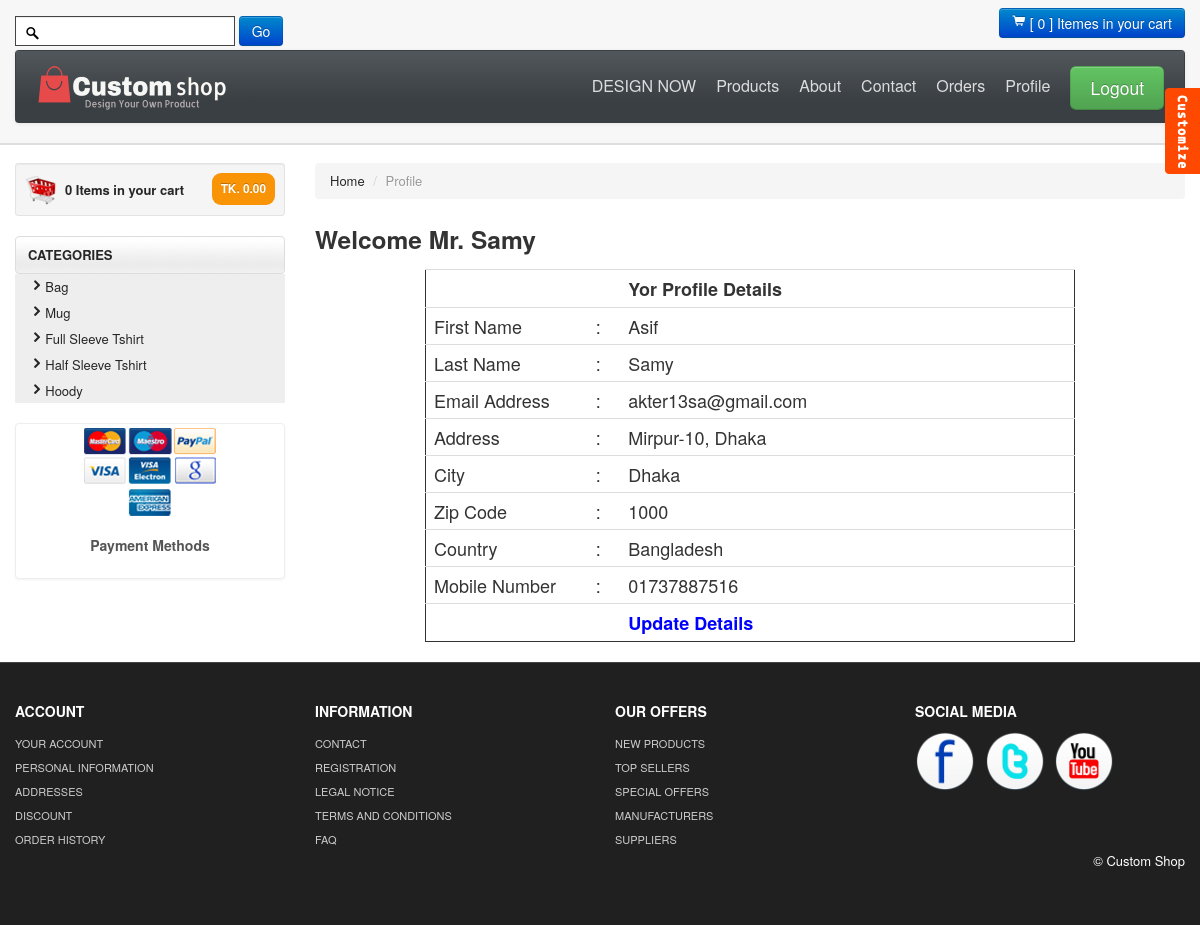
Screenshot of /custom_design/profile.php (signed in) with the database file from the repository.
### tables this page shows
CREATE TABLE `category` (
  `catId` int(11) NOT NULL,
  `catName` varchar(255) NOT NULL
);

CREATE TABLE `customer` (
  `id` int(11) NOT NULL,
  `fName` varchar(255) NOT NULL,
  `lName` varchar(255) NOT NULL,
  `email` varchar(255) NOT NULL,
  `pass` varchar(32) NOT NULL,
  `address` text NOT NULL,
  `city` varchar(60) NOT NULL,
  `zip` varchar(30) NOT NULL,
  `country` varchar(60) NOT NULL,
  `phone` varchar(30) NOT NULL,
  `code` varchar(100) NOT NULL,
  `status` tinyint(4) NOT NULL
);

### custom_design/classes/Cart.php (called while the page is built, shortened)
<?php
   $filepath = realpath(dirname(__FILE__));
   include_once ($filepath.'/../lib/Database.php');
?>
<?php
class Cart
{
   private $db;
   public function __construct()
   {
	   $this->db = new Database();
   }
   public function checkCartTable()
   {
      $sId = session_id();
      $query = "SELECT * FROM cart WHERE sId = '$sId'";
      $result = $this->db->select($query);
      return $result;
   }
}
?>

### custom_design/lib/Database.php (called while the page is built, shortened)
<?php
Class Database{
   public $host   = DB_HOST;
   public $user   = DB_USER;
   public $pass   = DB_PASS;
   public $dbname = DB_NAME;
   public $link;
   private function connectDB(){
     $this->link = new mysqli($this->host, $this->user, $this->pass,
     $this->dbname);
   }
   public function select($query){
     $result = $this->link->query($query) or die($this->link->error.__LINE__);
     if($result->num_rows > 0){
       return $result;
     } else {
       return false;
     }
   }
}
?>

### custom_design/classes/Category.php (called while the page is built, shortened)
<?php
   $filepath = realpath(dirname(__FILE__));
   include_once ($filepath.'/../lib/Database.php');
?>
<?php
   class Category
   {
   	   private $db;
   	   public function __construct()
   	   {
   		   $this->db = new Database();
   	   }
   	   public function getAllCat()
   	   {
   	   	   $query = "SELECT * FROM category ORDER BY catId DESC";
   	   	   $result = $this->db->select($query);
   	   	   return $result;
   	   }
   }
?>

### custom_design/classes/Customer.php (called while the page is built, shortened)
<?php
   $filepath = realpath(dirname(__FILE__));
   include_once ($filepath.'/../lib/Database.php');
?>
<?php
class Customer
{
   private $db;
   public function __construct()
   {
	   $this->db = new Database();
   }
   public function getCustomerData($id)
   {
      $query = "SELECT * FROM customer WHERE id = '$id'";
      $result = $this->db->select($query);
      return $result;
   }
}
?>

### custom_design/lib/Session.php (called while the page is built, shortened)
<?php
class Session{
  public static function get($key){
    if (isset($_SESSION[$key])) {
      return $_SESSION[$key];
    } else {
      return false;
    }
  }
}
?>

### custom_design/profile.php (the view, shortened to what this page needs)
<?php include 'inc/header.php';?>
<div id="mainBody">
  <div class="container">
	<div class="row">
	<?php include 'inc/sidebar.php';?>
	    <div class="span9">
	    <ul class="breadcrumb">
		    <li><a href="index.php">Home</a> <span class="divider">/</span></li>
		    <li class="active"> Profile</li>
        </ul>
    <?php
        $id = Session::get("cmrId");
        $getData = $cus->getCustomerData($id);
        if ($getData) {
        	while ($result = $getData->fetch_assoc()) {
    ?>
        <h3>  Welcome Mr. <?php echo $result['lName']; ?> </h3>
        <table class="table table-hover" style="font-size: 18px; width: 650px; margin: 0 auto; border: 1px solid;">
        	<tr>
        		<td></td>
        		<td></td>
        		<td><strong>Yor Profile Details</strong></td>
        	</tr>
        	<tr>
        		<td width="25%">First Name</td>
        		<td width="5%">:</td>
        		<td><?php echo $result['fName']; ?></td>
        	</tr>
        	<tr>
        		<td>Last Name</td>
        		<td>:</td>
        		<td><?php echo $result['lName']; ?></td>
        	</tr>
        	<tr>
        		<td>Email Address</td>
        		<td>:</td>
        		<td><?php echo $result['email']; ?></td>
        	</tr>
        	<tr>
        		<td>Address</td>
        		<td>:</td>
        		<td><?php echo $result['address']; ?></td>
        	</tr>
        	<tr>
        		<td>City</td>
        		<td>:</td>
        		<td><?php echo $result['city']; ?></td>
        	</tr>
        	<tr>
        		<td>Zip Code</td>
        		<td>:</td>
        		<td><?php echo $result['zip']; ?></td>
        	</tr>
        	<tr>
        		<td>Country</td>
        		<td>:</td>
        		<td><?php echo $result['country']; ?></td>
        	</tr>
        	<tr>
        		<td>Mobile Number</td>
        		<td>:</td>
        		<td><?php echo $result['phone']; ?></td>
        	</tr>
        	<tr>
        		<td></td>
        		<td></td>
        		<td><a href="editprofile.php"><strong style="color: blue;">Update Details</strong></a></td>
        	</tr>
        </table>
    <?php } } ?>
        </div>
     </div>
  </div>
</div>
<?php include 'inc/footer.php';?>

### custom_design/inc/sidebar.php
<div id="sidebar" class="span3">
		<div class="well well-small"><a id="myCart" href="cart.php"><img src="themes/images/ico-cart.png" alt="cart">
			<?php
			  $getData = $ct->checkCartTable();
			  if ($getData) {
              	$item = Session::get("item");
                echo $item;
              } else {
              	echo "0";
              }
			?> Items in your cart  <span class="badge badge-warning pull-right">
          <?php
              $getData = $ct->checkCartTable();
              if ($getData) {
              	$sum = Session::get("sum");
                echo "TK. ".$sum;
              } else {
              	echo "TK. 0.00";
              }
          ?>
		</span></a></div>
		<ul id="sideManu" class="nav nav-tabs nav-stacked">
			<li class="subMenu open"><a> CATEGORIES</a>
				<ul>
			<?php
				$getCat = $cat->getAllCat();
				if ($getCat) {
				  while ($result = $getCat->fetch_assoc()) {
			?>
				<li><a href="products.php?catId=<?php echo $result['catId']; ?>"><i class="icon-chevron-right"></i><?php echo $result['catName']; ?> </a></li>
			<?php } } ?>
				</ul>
			</li>
		</ul>
		<br/>
			<div class="thumbnail">
				<img src="themes/images/payment_methods.png" title="Bootshop Payment Methods" alt="Payments Methods">
				<div class="caption">
				  <h5>Payment Methods</h5>
				</div>
			  </div>
	</div>

### custom_design/themes/css/base.css (style rules this page uses)
#mainBody { border-top:2px solid #dedede; padding-top: 18px; }
#myCart img { float:left; margin-right:8px; }
#myCart .badge { padding: 9px; }
#myCart { font-size: 13px;font-weight: bold; line-height: 33px; }
#sidebar ul ul li a { font-size:12px; }
#sidebar ul { list-style: none;padding: 0;margin: 0;width: 100%; }
#sidebar li a { font-weight:bold; background:url(../images/tabRepeatInactive.png) repeat-x 0 0; color:#262626; }
#sidebar ul li li a { background:#eee; padding-left:14px;font-weight:normal;display:block; font-size:13px; line-height:26px; }
.thumbnail h5,.thumbnail p { text-align:center }
[class^="icon-"], [class*=" icon-"] { background-image: none; }
.navbar .nav.pull-right, #sideManu { overflow:hidden; }

### rows the page displays
category: catName "Bag"
category: catName "Mug"
category: catName "Full Sleeve Tshirt"
category: catName "Half Sleeve Tshirt"
category: catName "Hoody"
customer: lName "Samy", fName "Asif", email "akter13sa@gmail.com", address "Mirpur-10, Dhaka", city "Dhaka", zip "1000", country "Bangladesh", phone "01737887516"
